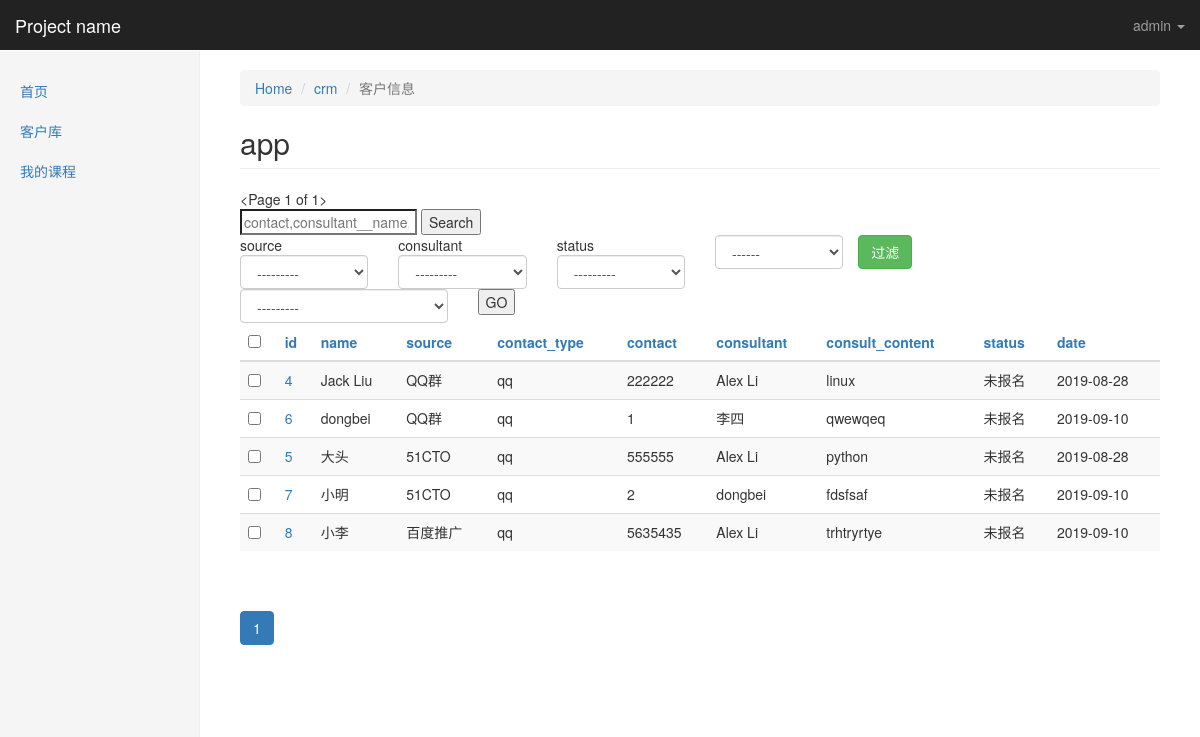
/kingadmin/crm/customerinfo/?_o=1 (signed in), run on the app's committed database.
### crm/models.py (models this page shows, shortened)
class Menus(models.Model):
    name = models.CharField(max_length=64)
    url_type_choices = ((0,'absolute'),(1,'dynamic'))
    url_type = models.SmallIntegerField(choices=url_type_choices,default=0)
    url_name = models.CharField(max_length=128)
    class Meta:
        unique_together = ('name','url_name')

class CustomerInfo(models.Model):
    name = models.CharField(max_length=64,default=None)
    contact_type_choices = ((0,'qq'),(1,'微信'),(2,'手机'))
    contact_type = models.SmallIntegerField(choices=contact_type_choices,default=0)
    contact = models.CharField(max_length=64,unique=True)
    source_choices = ((0,'QQ群'),
                      (1,'51CTO'),
                      (2,'百度推广'),
                      (3,'知乎'),
                      (4,'转介绍'),
                      (5,'其它'),
                      )
    source = models.SmallIntegerField(choices=source_choices)
    referral_from = models.ForeignKey("self",blank=True,null=True,verbose_name="转介绍",on_delete=models.CASCADE)
    consult_courses = models.ManyToManyField("Course",verbose_name="咨询课程")
    consult_content = models.TextField(verbose_name="咨询内容")
    status_choices = ((0,'未报名'),(1,'已报名'),(2,'已退学'))
    status = models.SmallIntegerField(choices=status_choices)
    consultant = models.ForeignKey("UserProfile",verbose_name="课程顾问",on_delete=models.CASCADE)
    date = models.DateField(auto_now_add=True)
    class Meta:
        verbose_name="客户信息"
        verbose_name_plural="客户信息"

class UserProfile(models.Model):
    user = models.OneToOneField(User,on_delete=models.CASCADE)
    name = models.CharField(max_length=64,verbose_name="姓名")
    role = models.ManyToManyField("Role",blank=True,null=True)
    def __str__(self): #__unicode__
        return self.name

### kingadmin/views.py (the view, shortened to what this page needs)
# urls.py: url(r'^(\w+)/(\w+)/$', views.table_obj_list, name="table_obj_list"),
@login_required
def table_obj_list(request,app_name,model_name):
    admin_class = site.enabled_admins[app_name][model_name]
    querysets = admin_class.model.objects.all().order_by('-id')
    querysets,filter_condtions  = get_filter_result(request,querysets)
    admin_class.filter_condtions = filter_condtions
    querysets = get_serached_result(request,querysets,admin_class)
    admin_class.search_key = request.GET.get('_q','')
    querysets,sorted_column = get_orderby_result(request,querysets,admin_class)
    paginator = Paginator(querysets, admin_class.list_per_page) # Show 25 contacts per page
    page = request.GET.get('_page')
    try:
        querysets = paginator.page(page)
    except PageNotAnInteger:
        querysets = paginator.page(1)
    except EmptyPage:
        querysets = paginator.page(paginator.num_pages)
    print(request.GET)
    return render(request,'kingadmin/table_obj_list.html', locals())

### kingadmin/templatetags/kingadmin_tags.py (called while the page is built)
@register.simple_tag
def  build_table_row(obj,admin_class):
    ele = ""
    if admin_class.list_display:
        for index,column_name in enumerate(admin_class.list_display):
            column_obj = admin_class.model._meta.get_field(column_name)
            if column_obj.choices: #get_xxx_display
                column_data = getattr(obj,'get_%s_display'% column_name)()
            else:
                column_data = getattr(obj,column_name)
            td_ele = "<td>%s</td>" % column_data
            if index == 0:
                td_ele = "<td><a href='%s/change/'>%s</a></td>"% (obj.id,column_data)
            ele += td_ele
    else:
        td_ele = "<td><a href='%s/change/'>%s</a></td>" % (obj.id,obj)
        ele += td_ele
    return mark_safe(ele)

@register.simple_tag
def get_sorted_column(column,sorted_column,forloop):
    if column in sorted_column:#这一列被排序了,
        last_sort_index = sorted_column[column]
        if last_sort_index.startswith('-'):
            this_time_sort_index = last_sort_index.strip('-')
        else:
            this_time_sort_index = '-%s' % last_sort_index
        return this_time_sort_index
    else:
        return forloop

@register.simple_tag
def render_filtered_args(admin_class,render_html=True):
    if admin_class.filter_condtions:
        ele = ''
        for k,v in admin_class.filter_condtions.items():
            ele += '&%s=%s' %(k,v)
        if render_html:
            return mark_safe(ele)
        else:
            return ele
    else:
        return ''

@register.simple_tag
def render_sorted_arrow(column,sorted_column):
    if column in sorted_column:  # 这一列被排序了,
        last_sort_index = sorted_column[column]
        if last_sort_index.startswith('-'):
            arrow_direction = 'bottom'
        else:
            arrow_direction = 'top'
        ele = '''<span class="glyphicon glyphicon-triangle-%s" aria-hidden="true"></span>''' % arrow_direction
        return mark_safe(ele)
    return ''

@register.simple_tag
def get_current_sorted_column_index(sorted_column):
    return list(sorted_column.values())[0] if sorted_column else ''

@register.simple_tag
def get_model_verbose_name(admin_class):
    return admin_class.model._meta.verbose_name

### kingadmin/templates/kingadmin/table_obj_list.html (shortened to what this page needs)
{% extends 'kingadmin/index.html' %}
{% load kingadmin_tags %}
{% block  right-content-container %}
    <ol class="breadcrumb">
      <li><a href="/kingadmin/">Home</a></li>
      <li><a href="/kingadmin/{{ app_name }}">{{ app_name }}</a></li>
      <li class="active">{% get_model_verbose_name admin_class %}</li>
    </ol>
<h2 class="page-header">app</h2>
<div>
        {{ querysets }}
        <form>
            <input type="search" placeholder="{% for s in admin_class.search_fields %}{{ s }},{% endfor %}" name="_q" value="{{ admin_class.search_key }}">
            <input type="submit" value="Search">
        </form>
        <div class="row">
            {% if  admin_class.list_filter %}
            <form >
                {% for filter_column in admin_class.list_filter %}
                   {% build_filter_ele filter_column admin_class %}
                {% endfor %}
                <input class="btn btn-success" type="submit" value="过滤">
            </form>
            {% endif %}
        </div>
        <form onsubmit="return ActionCheck(this)" method="post">{% csrf_token %}
            <div class="row">
                <div class="col-lg-3">
                    <select class="form-control" name="action" >
                            <option value="">---------</option>
                    </select>
                </div>
                <div class="col-lg-2">
                    <input type="submit" value="GO">
                </div>
            </div>
        </form>
        <table class="table table-striped">
            <thead>
                <tr>
                    {% if admin_class.list_display %}
                        <th><input type="checkbox" onclick="SelectAllObjs(this)"></th>
                        {% for column in admin_class.list_display %}
                            <th><a href="?_o={% get_sorted_column column sorted_column forloop.counter0 %}{% render_filtered_args admin_class%}">
                                {{ column }}
                                {% render_sorted_arrow column  sorted_column %}
                            </a></th>
                        {% endfor %}
                    {% else %}
                        <th>{% get_model_name admin_class %}</th>
                    {% endif %}
                </tr>
            </thead>
            <tbody>
                {% for obj in querysets %}
                    <tr>
                        <td><input row-select="true"  type="checkbox" value="{{ obj.id }}"></td>
                        {%  build_table_row obj admin_class %}
                    </tr>
                {% endfor %}
            </tbody>
        </table>
        <div class="pagination">
            {% render_paginator querysets admin_class sorted_column %}
        </div>
</div>
{% endblock %}

### kingadmin/templates/kingadmin/index.html (shortened to what this page needs)
{% extends 'base.html' %}
{% block body %}
<nav class="navbar navbar-inverse navbar-fixed-top">
  <div class="container-fluid">
    <div class="navbar-header">
      <a class="navbar-brand" href="#">{% block pro_name %}Project name{% endblock %}</a>
    </div>
    <div id="navbar" class="navbar-collapse collapse">
      <ul class="nav navbar-nav navbar-right">
        <li class="dropdown ">
          <a href="#" class="dropdown-toggle" data-toggle="dropdown" role="button" >{{ request.user }} <span class="caret"></span></a>
        </li>
      </ul>
    </div>
  </div>
</nav>
<div class="container-fluid">
  <div class="row">
    <div class="col-sm-3 col-md-2 sidebar">
      <ul class="nav nav-sidebar">
        {% for role in  request.user.userprofile.role.select_related %}
            {% for menu in role.menus.select_related %}
                <li><a href="{% if menu.url_type == 0 %}{{ menu.url_name }}{% else %}{% url menu.url_name %}{% endif %}">{{ menu.name }}</a></li>
             {% endfor %}
         {% endfor %}
      </ul>
    </div>
    <div class="col-sm-9 col-sm-offset-3 col-md-10 col-md-offset-2 main">
      {% block  right-content-container %}{% endblock %}
    </div>
  </div>
</div>
{% endblock %}

### statics/css/dashboard.css (style rules this page uses)
body { padding-top: 50px; }
.navbar-fixed-top { border: 0; }
.sidebar { display: none; }
@media (min-width: 768px) { .sidebar { position: fixed; top: 51px; bottom: 0; left: 0; z-index: 1000; display: block; padding: 20px; overflow-x: hidden; overflow-y: auto; background-color: #f5f5f5; border-right: 1px solid #eee; } }
.nav-sidebar { margin-right: -21px; margin-bottom: 20px; margin-left: -20px; }
.nav-sidebar > li > a { padding-right: 20px; padding-left: 20px; }
.main { padding: 20px; }
@media (min-width: 768px) { .main { padding-right: 40px; padding-left: 40px; } }
.main .page-header { margin-top: 0; }

### data on the page
Menus: name "首页"
Menus: name "客户库"
Menus: name "我的课程"
CustomerInfo: id+name+source "4 Jack Liu QQ群 qq 222222 Alex Li linux 未报名 2019-08-28"
CustomerInfo: id+name+source "6 dongbei QQ群 qq 1 李四 qwewqeq 未报名 2019-09-10"
CustomerInfo: id+name+source "5 大头 51CTO qq 555555 Alex Li python 未报名 2019-08-28"
CustomerInfo: id+name+source "7 小明 51CTO qq 2 dongbei fdsfsaf 未报名 2019-09-10"
CustomerInfo: id+name+source "8 小李 百度推广 qq 5635435 Alex Li trhtryrtye 未报名 2019-09-10"

### other printed values
{{ request.user }} "admin"
{{ app_name }} "crm"
{{ querysets }} "<Page 1 of 1>"
{{ column }} "id" "name" "source" "contact_type" "contact" "consultant" "consult_content" "status" "date"
